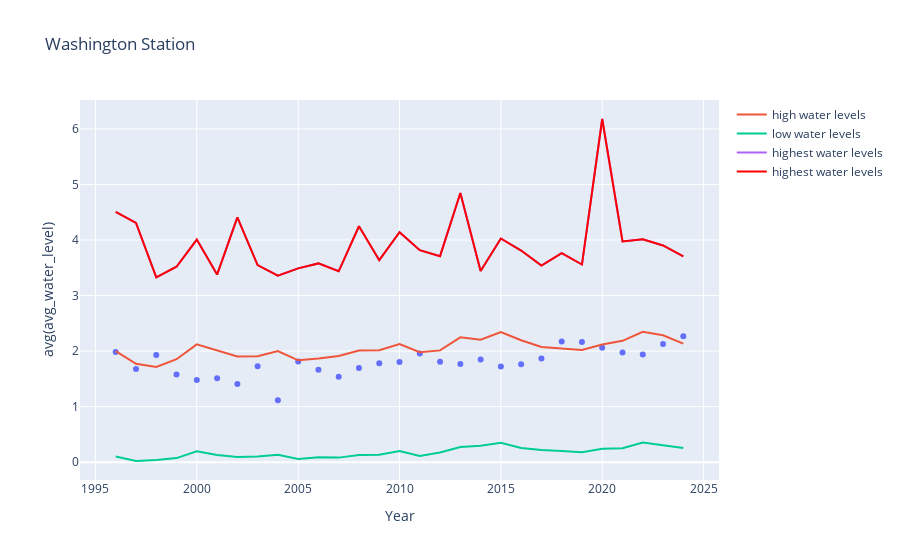

Write notebook code for a chart like this one.
### Code cell
import plotly.express as px
fig = px.scatter(washington, x='Year', y='avg(avg_water_level)', title='Washington Station')
fig.add_scatter(x=washington['Year'], y=df['avg(max_water_level)'], name="high water levels")
fig.add_scatter(x=washington['Year'], y=df['avg(min_water_level)'], name="low water levels")
fig.add_scatter(x=washington['Year'], y=df['max(max_water_level)'], name="highest water levels")
fig.add_scatter(x=washington['Year'], y=df['max(max_water_level)'], 
                name="highest water levels",
                marker=dict(color="Red") )

fig.show()

### Figure 1 — Plotly figure (JSON) as saved in the notebook; plotly's stock layout.template omitted (floating-point values rounded to 4 significant figures; data arrays with more than 128 entries replaced by an {"elided": "..."} marker saying what was removed)
{"data": [{"hovertemplate": "Year=%{x}<br>avg(avg_water_level)=%{y}<extra></extra>", "legendgroup": "", "marker": {"color": "#636efa", "symbol": "circle"}, "mode": "markers", "name": "", "orientation": "v", "showlegend": false, "type": "scatter", "x": ["1996-01-01", "1997-01-01", "1998-01-01", "1999-01-01", "2000-01-01", "2001-01-01", "2002-01-01", "2003-01-01", "2004-01-01", "2005-01-01", "2006-01-01", "2007-01-01", "2008-01-01", "2009-01-01", "2010-01-01", "2011-01-01", "2012-01-01", "2013-01-01", "2014-01-01", "2015-01-01", "2016-01-01", "2017-01-01", "2018-01-01", "2019-01-01", "2020-01-01", "2021-01-01", "2022-01-01", "2023-01-01", "2024-01-01"], "xaxis": "x", "y": [1.985, 1.675, 1.927, 1.578, 1.478, 1.51, 1.408, 1.725, 1.113, 1.812, 1.663, 1.54, 1.694, 1.783, 1.802, 1.956, 1.808, 1.767, 1.85, 1.723, 1.765, 1.868, 2.174, 2.165, 2.061, 1.973, 1.938, 2.128, 2.267], "yaxis": "y"}, {"name": "high water levels", "type": "scatter", "x": ["1996-01-01", "1997-01-01", "1998-01-01", "1999-01-01", "2000-01-01", "2001-01-01", "2002-01-01", "2003-01-01", "2004-01-01", "2005-01-01", "2006-01-01", "2007-01-01", "2008-01-01", "2009-01-01", "2010-01-01", "2011-01-01", "2012-01-01", "2013-01-01", "2014-01-01", "2015-01-01", "2016-01-01", "2017-01-01", "2018-01-01", "2019-01-01", "2020-01-01", "2021-01-01", "2022-01-01", "2023-01-01", "2024-01-01"], "y": {"elided": "172 float values"}}, {"name": "low water levels", "type": "scatter", "x": ["1996-01-01", "1997-01-01", "1998-01-01", "1999-01-01", "2000-01-01", "2001-01-01", "2002-01-01", "2003-01-01", "2004-01-01", "2005-01-01", "2006-01-01", "2007-01-01", "2008-01-01", "2009-01-01", "2010-01-01", "2011-01-01", "2012-01-01", "2013-01-01", "2014-01-01", "2015-01-01", "2016-01-01", "2017-01-01", "2018-01-01", "2019-01-01", "2020-01-01", "2021-01-01", "2022-01-01", "2023-01-01", "2024-01-01"], "y": {"elided": "172 float values"}}, {"name": "highest water levels", "type": "scatter", "x": ["1996-01-01", "1997-01-01", "1998-01-01", "1999-01-01", "2000-01-01", "2001-01-01", "2002-01-01", "2003-01-01", "2004-01-01", "2005-01-01", "2006-01-01", "2007-01-01", "2008-01-01", "2009-01-01", "2010-01-01", "2011-01-01", "2012-01-01", "2013-01-01", "2014-01-01", "2015-01-01", "2016-01-01", "2017-01-01", "2018-01-01", "2019-01-01", "2020-01-01", "2021-01-01", "2022-01-01", "2023-01-01", "2024-01-01"], "y": {"elided": "172 str values"}}, {"marker": {"color": "Red"}, "name": "highest water levels", "type": "scatter", "x": ["1996-01-01", "1997-01-01", "1998-01-01", "1999-01-01", "2000-01-01", "2001-01-01", "2002-01-01", "2003-01-01", "2004-01-01", "2005-01-01", "2006-01-01", "2007-01-01", "2008-01-01", "2009-01-01", "2010-01-01", "2011-01-01", "2012-01-01", "2013-01-01", "2014-01-01", "2015-01-01", "2016-01-01", "2017-01-01", "2018-01-01", "2019-01-01", "2020-01-01", "2021-01-01", "2022-01-01", "2023-01-01", "2024-01-01"], "y": {"elided": "172 str values"}}], "layout": {"legend": {"tracegroupgap": 0}, "title": {"text": "Washington Station"}, "xaxis": {"anchor": "y", "domain": [0, 1], "title": {"text": "Year"}}, "yaxis": {"anchor": "x", "domain": [0, 1], "title": {"text": "avg(avg_water_level)"}}}}
